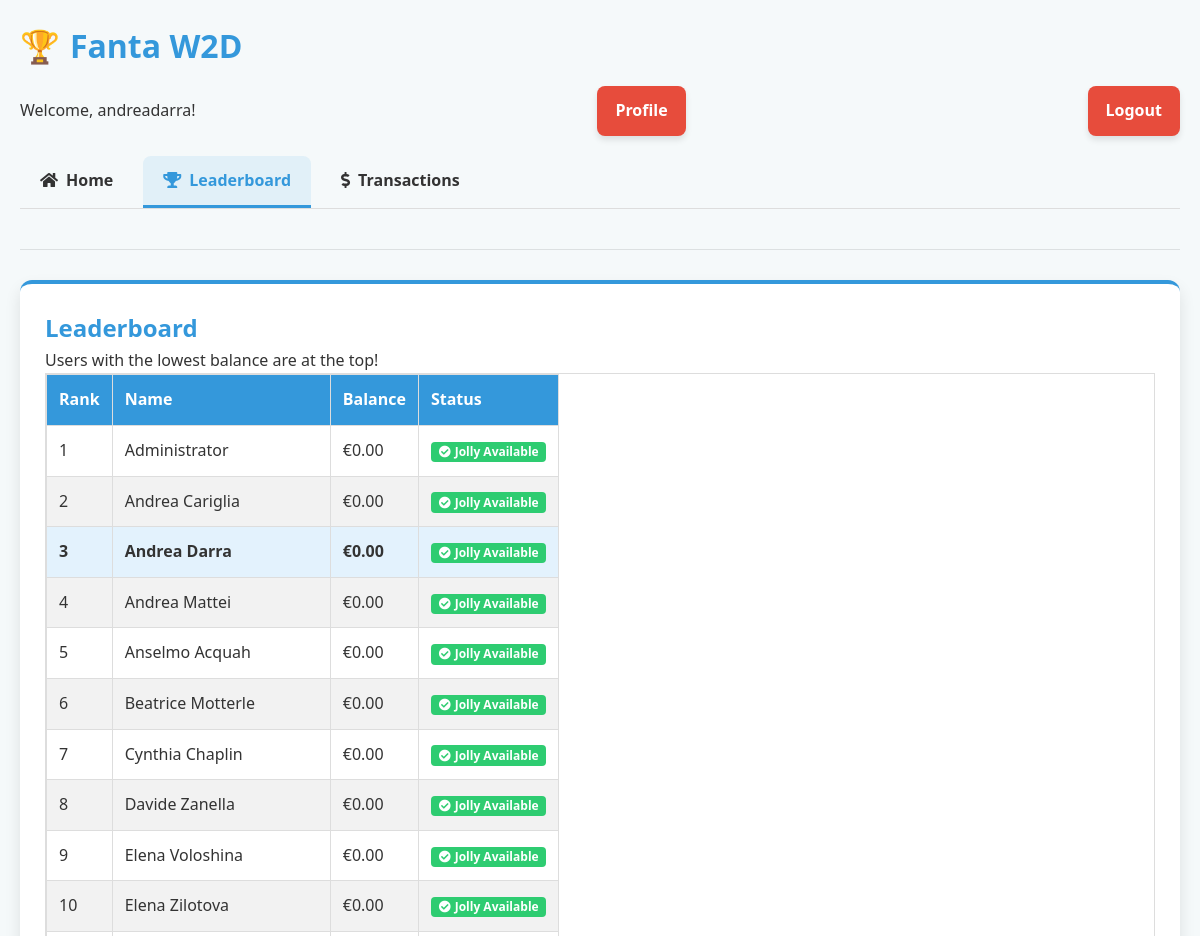
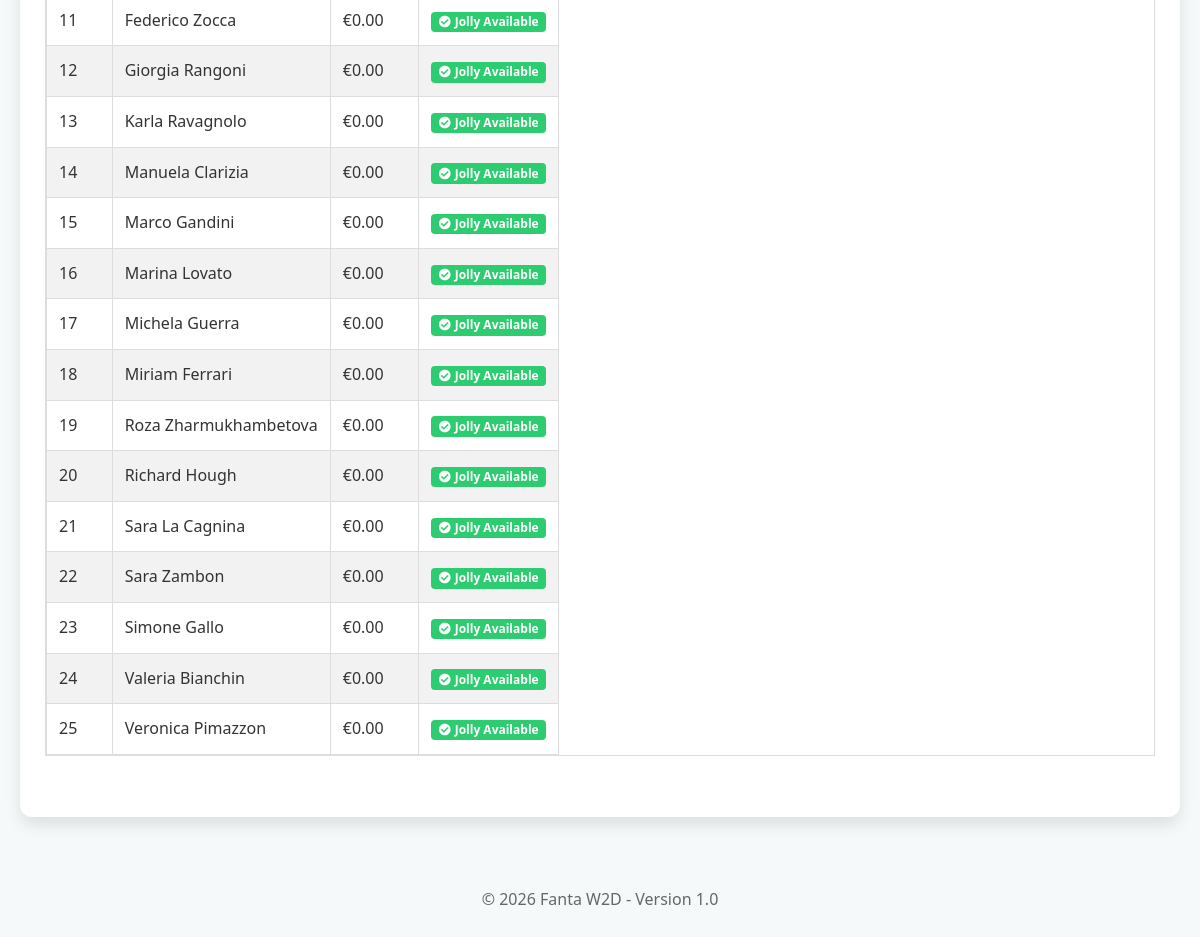
Page /leaderboard.php (signed in) on the committed database (2 pictures, top to bottom).
### tables this page shows
CREATE TABLE IF NOT EXISTS `users` (
  `id` int(11) NOT NULL AUTO_INCREMENT,
  `username` varchar(50) NOT NULL,
  `password` varchar(255) NOT NULL,
  `display_name` varchar(100) NOT NULL,
  `role` enum('user','admin') NOT NULL DEFAULT 'user',
  `balance` decimal(10,2) NOT NULL DEFAULT 0.00,
  `jolly_used` tinyint(1) NOT NULL DEFAULT 0,
  `email` varchar(100) DEFAULT NULL,
  `created_at` timestamp NOT NULL DEFAULT CURRENT_TIMESTAMP,
  PRIMARY KEY (`id`),
  UNIQUE KEY `username` (`username`)
);

### includes/config_db.php (called while the page is built, shortened)
<?php
$db_host = 'localhost';
$db_user = 'ul7jql5talqtq';
$db_pass = '2k@#%}2(+2?j';
$db_name = 'dbymzupboptdzw';
function db_connect() {
    global $db_host, $db_user, $db_pass, $db_name;
    try {
        $conn = new mysqli($db_host, $db_user, $db_pass, $db_name);
        $conn->set_charset("utf8");
        return $conn;
    } catch (Exception $e) {
        error_log("Eccezione nella connessione al database: " . $e->getMessage());
        return false;
    }
}
function db_query($sql, $params = []) {
    try {
        $conn = db_connect();
        if (strpos(strtoupper($sql), 'SELECT') === 0 ||
            strpos(strtoupper($sql), 'UPDATE') === 0 ||
            strpos(strtoupper($sql), 'DELETE') === 0) {
            preg_match('/\s+FROM\s+[`]?(\w+)[`]?/i', $sql, $matches);
            $table_name = isset($matches[1]) ? $matches[1] : '';
            if (!empty($table_name)) {
                $check_table = $conn->query("SHOW TABLES LIKE '$table_name'");
            }
        }
        $stmt = $conn->prepare($sql);
        if (!empty($params)) {
            $types = '';
            $bindParams = [];
            foreach ($params as $param) {
                if (is_int($param)) {
                    $types .= 'i';
                } elseif (is_float($param)) {
                    $types .= 'd';
                } elseif (is_string($param)) {
                    $types .= 's';
                } else {
                    $types .= 'b';
                }
                $bindParams[] = $param;
            }
            $bindValues = array_merge([$types], $bindParams);
            $refs = [];
            foreach ($bindValues as $key => $value) {
                $refs[$key] = &$bindValues[$key];
            }
            call_user_func_array([$stmt, 'bind_param'], $refs);
        }
        $result = $stmt->execute();
        if (strpos(strtoupper($sql), 'SELECT') === 0) {
            $resultData = $stmt->get_result();
            $data = [];
            while ($row = $resultData->fetch_assoc()) {
                $data[] = $row;
            }
            return $data;
        }
        $affectedRows = $stmt->affected_rows;
        return $affectedRows;
    } catch (Exception $e) {
        error_log("Eccezione nell'esecuzione della query: " . $e->getMessage() . " - SQL: " . $sql);
        if (strpos($e->getMessage(), "Table") !== false && strpos($e->getMessage(), "doesn't exist") !== false) {
            $_SESSION['setup_mode'] = true;
        }
        return false;
    }
}
function db_get_row($sql, $params = []) {
    $result = db_query($sql, $params);
    if ($result && is_array($result) && count($result) > 0) {
        return $result[0];
    }
    return null;
}
function is_using_database() {
    $conn = db_connect();
    if ($conn) {
        return true;
    }
    return false;
}

### includes/functions.php (called while the page is built, shortened)
<?php
require_once 'config.php';
require_once 'config_db.php';
function format_currency($amount) {
    return '€' . number_format($amount, 2, '.', ',');
}
function get_user_by_id($user_id) {
    if (is_using_database()) {
        try {
            $sql = "SELECT * FROM users WHERE id = ?";
            $user = db_get_row($sql, [$user_id]);
            if ($user) {
                return $user;
            }
        } catch (Exception $e) {
            error_log("Errore nel recupero utente: " . $e->getMessage());
            if ($user_id == 1) {
                $_SESSION['setup_mode'] = true;
                return [
                    'id' => 1,
                    'username' => 'admin',
                    'password' => 'admin123',
                    'role' => 'admin',
                    'display_name' => 'Administrator (Setup Mode)',
                    'balance' => 0.00,
                    'jolly_used' => false
                ];
            }
        }
    }
    return null;
}
function get_leaderboard() {
    global $demo_users;
    if (is_using_database()) {
        $sql = "SELECT * FROM users ORDER BY balance ASC";
        return db_query($sql);
    }
    $users = $demo_users;
    usort($users, function($a, $b) {
        return $a['balance'] - $b['balance'];
    });
    return $users;
}

### includes/auth.php (called while the page is built, shortened)
<?php
require_once 'config.php';
require_once 'config_db.php';
require_once 'functions.php';
function get_logged_in_user() {
    if (isset($_SESSION['user_id'])) {
        return get_user_by_id($_SESSION['user_id']);
    }
    return null;
}
function is_logged_in() {
    return get_logged_in_user() !== null;
}
function require_login() {
    if (!is_logged_in()) {
        header('Location: index.php');
        exit;
    }
}

### includes/config.php (called while the page is built, shortened)
<?php
$app_name = 'Fanta W2D';
$app_version = '1.0';

### leaderboard.php (the view, shortened to what this page needs)
<?php
require_once 'includes/config.php';
require_once 'includes/functions.php';
require_once 'includes/auth.php';
require_login();
$leaderboard = get_leaderboard();
$current_user = get_logged_in_user();
include 'includes/header.php';
?>
<div class="card">
    <h2>Leaderboard</h2>
    <p>Users with the lowest balance are at the top!</p>
    <div class="table-responsive">
        <table>
            <thead>
                <tr>
                    <th>Rank</th>
                    <th>Name</th>
                    <th>Balance</th>
                    <th>Status</th>
                </tr>
            </thead>
            <tbody>
                <?php foreach ($leaderboard as $rank => $user): ?>
                    <tr <?php echo $user['id'] == $current_user['id'] ? 'style="font-weight: bold; background-color: #e3f2fd;"' : ''; ?>>
                        <td><?php echo $rank + 1; ?></td>
                        <td><?php echo isset($user['display_name']) ? $user['display_name'] : $user['username']; ?></td>
                        <td class="<?php echo $user['balance'] < 0 ? 'negative' : ''; ?>">
                            <?php echo format_currency($user['balance']); ?>
                        </td>
                        <td>
                            <?php if ($user['jolly_used']): ?>
                                <span class="badge badge-used"><i class="fas fa-times-circle"></i> Jolly Used</span>
                            <?php else: ?>
                                <span class="badge badge-available"><i class="fas fa-check-circle"></i> Jolly Available</span>
                            <?php endif; ?>
                        </td>
                    </tr>
                <?php endforeach; ?>
            </tbody>
        </table>
    </div>
</div>
<?php include 'includes/footer.php'; ?>

### includes/header.php (shortened to what this page needs)
<?php
require_once 'includes/config.php';
require_once 'includes/functions.php';
require_once 'includes/auth.php';
?>
<!DOCTYPE html>
<html lang="en">
<head>
    <link rel="stylesheet" href="https://cdnjs.cloudflare.com/ajax/libs/font-awesome/5.15.3/css/all.min.css">
    <link rel="stylesheet" href="assets/css/styles.css">
</head>
<body>
    <div class="container">
        <?php if (is_logged_in()): ?>
        <header>
            <h1><?php echo $app_name; ?></h1>
            <div class="user-info">
                <p>Welcome, <?php echo get_logged_in_user()['username']; ?>!</p>
                <a href="profile.php" class="btn btn-secondary">Profile</a>
                <a href="logout.php" class="btn btn-secondary">Logout</a>
            </div>
            <nav>
                <ul class="nav-tabs">
                    <li><a href="dashboard.php" class="<?php echo basename($_SERVER['PHP_SELF']) == 'dashboard.php' ? 'active' : ''; ?>">Home</a></li>
                    <li><a href="leaderboard.php" class="<?php echo basename($_SERVER['PHP_SELF']) == 'leaderboard.php' ? 'active' : ''; ?>">Leaderboard</a></li>
                    <li><a href="transactions.php" class="<?php echo basename($_SERVER['PHP_SELF']) == 'transactions.php' ? 'active' : ''; ?>">Transactions</a></li>
                    <?php if (is_admin(get_logged_in_user())): ?>
                    <li><a href="admin.php" class="<?php echo basename($_SERVER['PHP_SELF']) == 'admin.php' ? 'active' : ''; ?>">Admin</a></li>
                    <?php endif; ?>
                </ul>
            </nav>
        </header>
        <?php else: ?>
        <header>
            <h1><?php echo $app_name; ?></h1>
        </header>
        <?php endif; ?>

### includes/footer.php (shortened to what this page needs)
        <footer>
            &copy; <?php echo date('Y'); ?> <?php echo $app_name; ?> - Version <?php echo $app_version; ?>
        </footer>
    </div>
</body>
</html>

### assets/css/styles.css (style rules this page uses)
:root { --primary-color: #3498db; --secondary-color: #e74c3c; --accent-color: #f39c12; --text-color: #333; --light-bg: #f5f9fa; --card-shadow: 0 8px 16px rgba(0,0,0,0.1); --danger-color: #e74c3c; --success-color: #2ecc71; --warning-color: #f39c12; }
* { box-sizing: border-box; margin: 0; padding: 0; font-family: 'Segoe UI', Tahoma, Geneva, Verdana, sans-serif; }
body { background-color: var(--light-bg); color: var(--text-color); line-height: 1.6; }
.container { max-width: 1200px; margin: 0 auto; padding: 20px; }
header { margin-bottom: 30px; border-bottom: 1px solid rgba(0,0,0,0.1); padding-bottom: 15px; }
header h1 { color: var(--primary-color); margin-bottom: 15px; font-weight: 600; display: flex; align-items: center; }
header h1::before { content: "🏆"; margin-right: 10px; font-size: 32px; }
.user-info { display: flex; justify-content: space-between; align-items: center; margin-bottom: 20px; }
h1, h2, h3 { color: var(--primary-color); }
.card { background: white; border-radius: 12px; padding: 25px; margin-bottom: 25px; box-shadow: var(--card-shadow); border-top: 4px solid var(--primary-color); transition: transform 0.3s ease, box-shadow 0.3s ease; }
.btn { display: inline-block; padding: 12px 18px; border: none; border-radius: 8px; cursor: pointer; font-weight: 600; text-decoration: none; transition: all 0.3s ease; box-shadow: 0 4px 6px rgba(0,0,0,0.1); }
.btn-secondary { background-color: var(--secondary-color); color: white; }
table { width: 100%; border-collapse: collapse; margin-bottom: 20px; overflow-x: auto; display: block; -webkit-overflow-scrolling: touch; }
table, th, td { border: 1px solid #ddd; }
th, td { padding: 12px; text-align: left; white-space: nowrap; }
th { background-color: var(--primary-color); color: white; }
tr:nth-child(even) { background-color: #f2f2f2; }
.nav-tabs { display: flex; list-style: none; margin-bottom: 25px; border-bottom: 1px solid #ddd; gap: 5px; }
.nav-tabs li { margin-right: 5px; }
.nav-tabs a { display: flex; align-items: center; padding: 12px 20px; text-decoration: none; color: var(--text-color); font-weight: 600; border-radius: 8px 8px 0 0; transition: all 0.3s ease; }
.nav-tabs a::before { margin-right: 8px; font-family: 'Font Awesome 5 Free'; font-weight: 900; }
.nav-tabs a[href="dashboard.php"]::before { content: "\f015"; }
.nav-tabs a[href="leaderboard.php"]::before { content: "\f091"; }
.nav-tabs a[href="transactions.php"]::before { content: "\f155"; }
.nav-tabs a.active { border-bottom: 3px solid var(--primary-color); color: var(--primary-color); background-color: rgba(52, 152, 219, 0.1); }
footer { text-align: center; margin-top: 50px; padding: 20px 0; color: #666; }
.table-responsive { overflow-x: auto; -webkit-overflow-scrolling: touch; margin-bottom: 1rem; display: block; width: 100%; }
.badge { display: inline-flex; align-items: center; padding: 0.35em 0.65em; font-size: 0.75em; font-weight: 700; line-height: 1; text-align: center; white-space: nowrap; vertical-align: baseline; border-radius: 0.25rem; }
.badge i { margin-right: 0.25rem; }
.badge-available { color: white; background-color: var(--success-color); }

### rows in the picture
users: username "andreadarra", display_name "Andrea Darra", balance "€0.00", jolly_used 0 (drawn)
users: display_name "Administrator", balance "€0.00", jolly_used 0 (drawn)
users: display_name "Andrea Cariglia", balance "€0.00", jolly_used 0 (drawn)
users: display_name "Andrea Mattei", balance "€0.00", jolly_used 0 (drawn)
users: display_name "Anselmo Acquah", balance "€0.00", jolly_used 0 (drawn)
users: display_name "Beatrice Motterle", balance "€0.00", jolly_used 0 (drawn)
users: display_name "Cynthia Chaplin", balance "€0.00", jolly_used 0 (drawn)
users: display_name "Davide Zanella", balance "€0.00", jolly_used 0 (drawn)
users: display_name "Elena Voloshina", balance "€0.00", jolly_used 0 (drawn)
users: display_name "Elena Zilotova", balance "€0.00", jolly_used 0 (drawn)
users: display_name "Federico Zocca", balance "€0.00", jolly_used 0 (drawn)
users: display_name "Giorgia Rangoni", balance "€0.00", jolly_used 0 (drawn)
users: display_name "Karla Ravagnolo", balance "€0.00", jolly_used 0 (drawn)
users: display_name "Manuela Clarizia", balance "€0.00", jolly_used 0 (drawn)
users: display_name "Marco Gandini", balance "€0.00", jolly_used 0 (drawn)
users: display_name "Marina Lovato", balance "€0.00", jolly_used 0 (drawn)
users: display_name "Michela Guerra", balance "€0.00", jolly_used 0 (drawn)
users: display_name "Miriam Ferrari", balance "€0.00", jolly_used 0 (drawn)
users: display_name "Roza Zharmukhambetova", balance "€0.00", jolly_used 0 (drawn)
users: display_name "Richard Hough", balance "€0.00", jolly_used 0 (drawn)
users: display_name "Sara La Cagnina", balance "€0.00", jolly_used 0 (drawn)
users: display_name "Sara Zambon", balance "€0.00", jolly_used 0 (drawn)
users: display_name "Simone Gallo", balance "€0.00", jolly_used 0 (drawn)
users: display_name "Valeria Bianchin", balance "€0.00", jolly_used 0 (drawn)
users: display_name "Veronica Pimazzon", balance "€0.00", jolly_used 0 (drawn)

### other values in the picture
$app_name "Fanta W2D"
$app_version "1.0"
